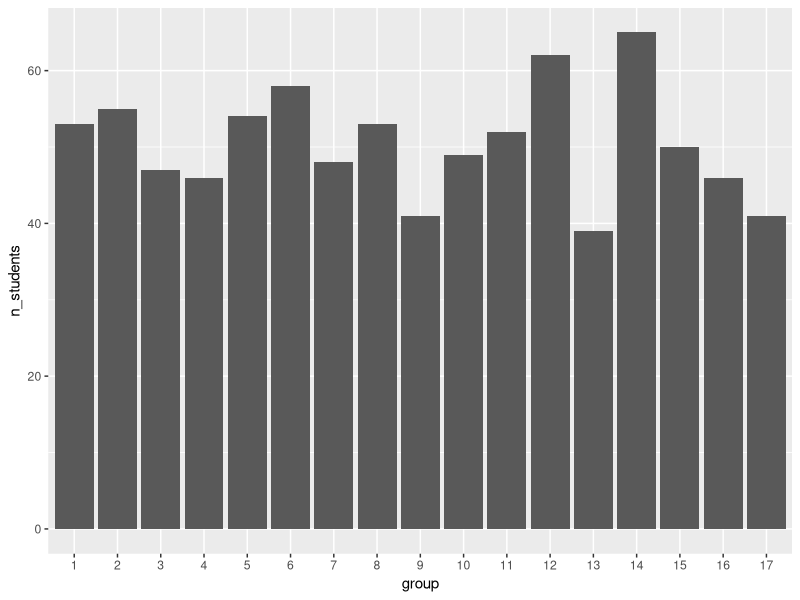
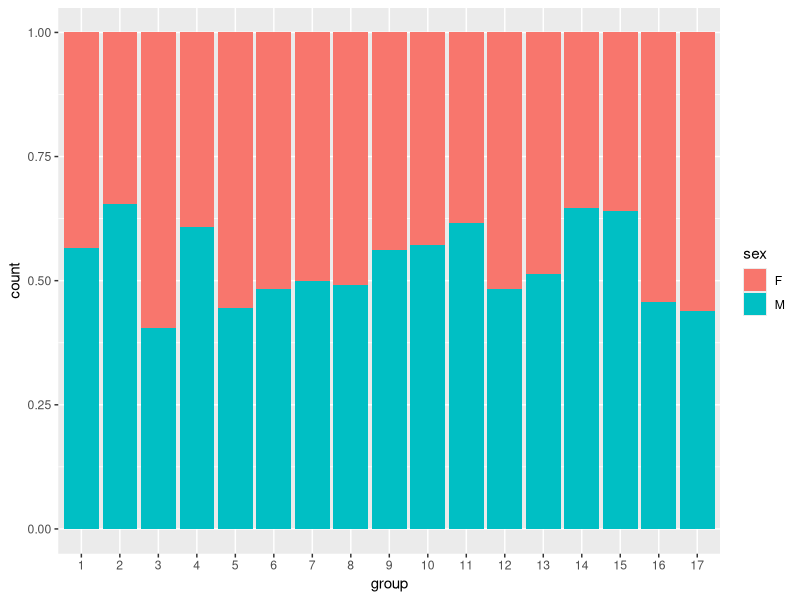
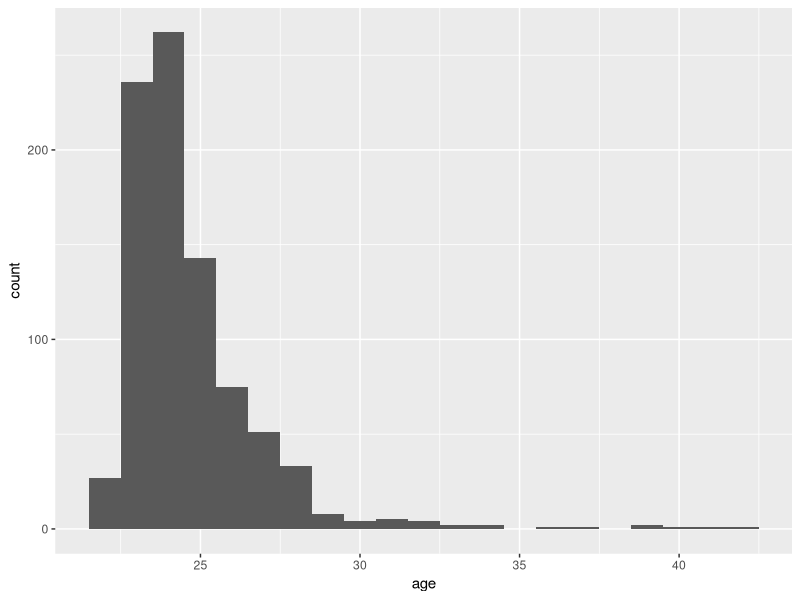
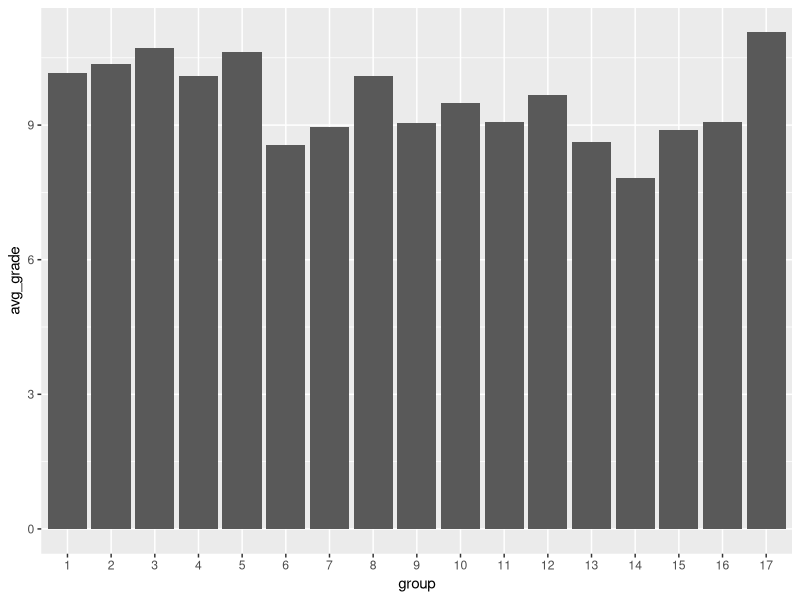
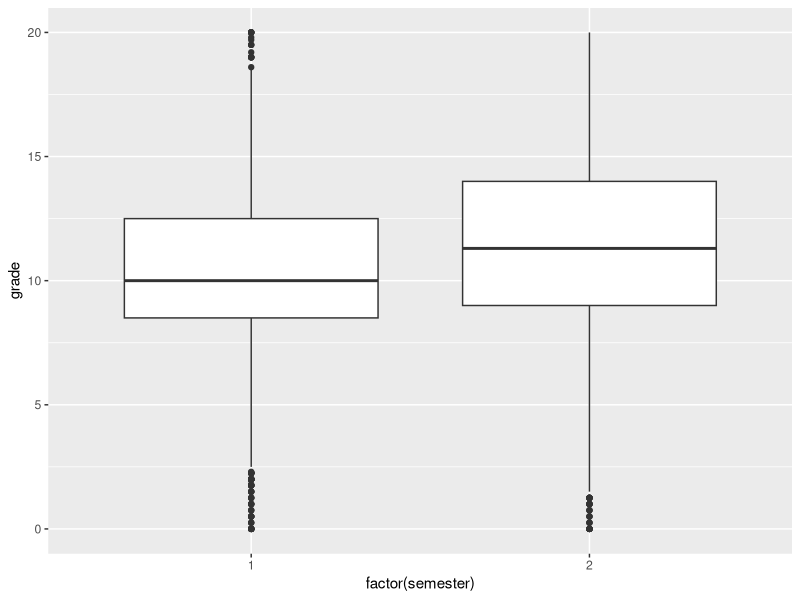
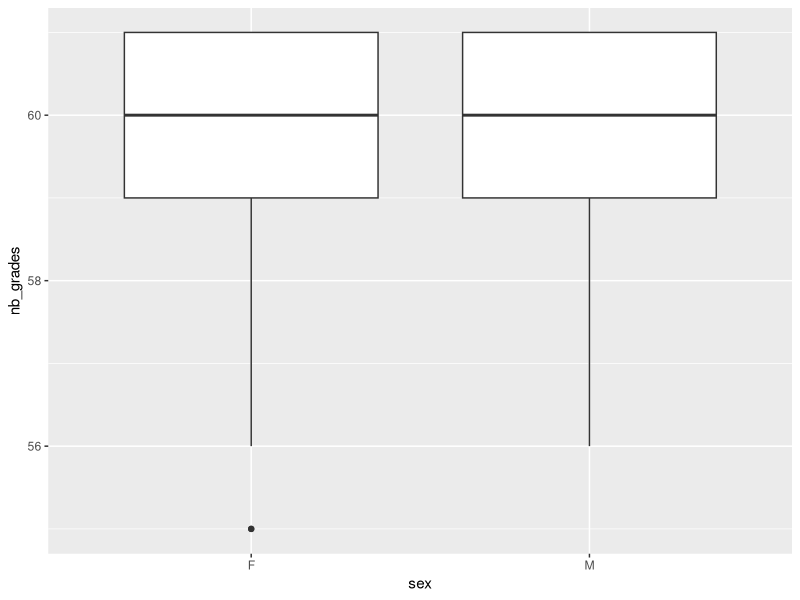
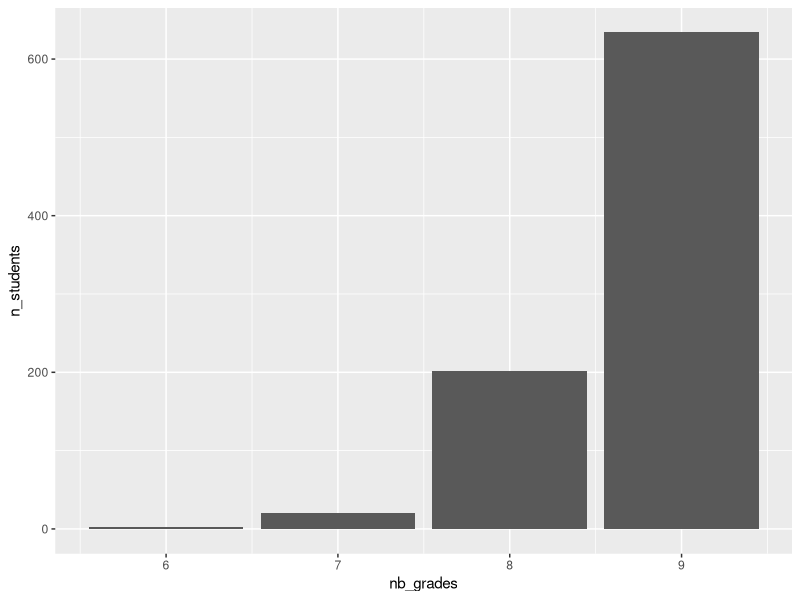
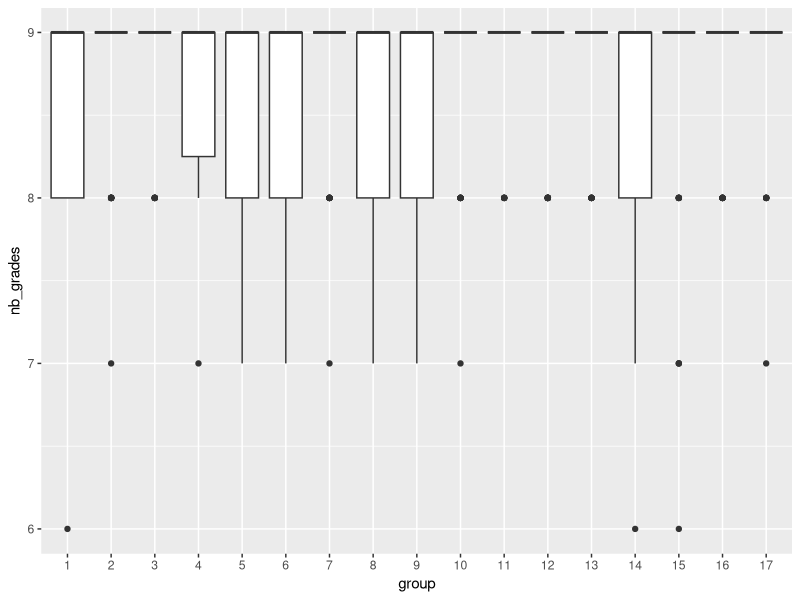

R code for these plots, in order:
## ---- chunk 1
library(readr)
library(dplyr)
library(knitr)
library(ggplot2)
library(lubridate)
library(tidyr)

## ---- chunk 2
courses <- read_csv("courses.csv")
## ---- chunk 3
courses %>%
  rename(
    "identifiant" = course_id,
    "semester" = semester,
    "number of exams" = nb_grades
  ) %>%
  arrange(`course`) %>%
  kable()
## ---- chunk 4
students <- read_csv("students.csv") %>%
  mutate(
    id = as.integer(id),
    group = factor(group),
    birth_date = as.Date(birth_date),
    sex = factor(sex)
  )

class(students$birth_date)
class(students$sex)

## ---- chunk 5
grades <- read_delim("grades.csv",
  delim = "|",
na = "_",
)

## ---- chunk 6
students %>%
  group_by(group) %>%
  summarise(n_students = n()) %>%
  ggplot(aes(x = group, y = n_students)) +
  geom_col()
## ---- chunk 7
students %>%
  ggplot(aes(x = group, fill = sex)) +
  geom_bar(position = "fill")
## ---- chunk 8
students <- students %>% 
  mutate(
    age = round(time_length(today() - birth_date, unit = "year"))
  )
## ---- chunk 9
students %>%
  ggplot(aes(x = age)) +
  geom_histogram(binwidth = 1)
## ---- chunk 10
age_group <- students %>%
  group_by(group) %>%
  summarise(median_age = median(age))

kable(age_group)
## ---- chunk 11
oldest <- students %>%
  group_by(group) %>%
  filter(age == max(age)) %>%   # garder seulement le(s) plus âgé(s) du groupe
  select(id, sex, age, group) %>%
  arrange(desc(age))

kable(oldest)
## ---- chunk 12
earth <- grades %>%
  filter(course_id == 9) %>%
  left_join(students %>% select(id, group), by = "id")

earth_group_avg <- earth %>%
  group_by(group) %>%
  summarise(avg_grade = mean(grade, na.rm = TRUE))

earth_group_avg %>%
  ggplot(aes(x = group, y = avg_grade)) +
  geom_col()
## ---- chunk 13
#add semesters to the table
grades_sem <- grades %>%
  left_join(courses %>% select(course_id, semester),
            by = "course_id")
#not sure if we needed to do it for the earth course only or for the all the courses. 
grades_sem %>%
  ggplot(aes(x = factor(semester), y = grade)) +
  geom_boxplot()
## ---- chunk 14
nb_grades_student <- grades %>%
  group_by(id) %>%                     
  summarise(nb_grades = n()) %>%
  left_join(students %>% select(id, sex), 
            by = "id") 

nb_grades_student %>%
  slice_head(n = 5) %>%
  knitr::kable()
## ---- chunk 15
nb_grades_student %>%
  ggplot(aes(x = sex, y = nb_grades)) +
  geom_boxplot()
## ---- chunk 16
herbal <- grades %>%
  filter(course_id == 2)


herbal_nb <- herbal %>%
  group_by(id) %>%
  summarise(nb_grades = sum(!is.na(grade)))

herbal_nb <- herbal_nb %>%
  left_join(students %>% select(id, group, sex),
            by = "id")

herbal_nb %>%
  slice_head(n = 5) %>%
  knitr::kable()
## ---- chunk 17
herbal_dist <- herbal_nb %>%
  group_by(nb_grades) %>%
  summarise(n_students = n())

herbal_dist %>%
  ggplot(aes(x = nb_grades, y = n_students)) +
  geom_col()
## ---- chunk 18
herbal_nb %>%
  ggplot(aes(x = group, y = nb_grades)) +
  geom_boxplot()
## ---- chunk 19
herbal_nb %>%
  ggplot(aes(x = group, y = nb_grades, fill = sex)) +
  geom_boxplot()
## ---- chunk 20
avg_per_course <- grades %>%
  group_by(id, course_id) %>%
  summarise(avg_grade = mean(grade, na.rm = TRUE))

avg_per_course <- avg_per_course %>%
  left_join(students %>% select(id, group), by = "id")


avg_per_course <- avg_per_course %>%
  left_join(courses %>% select(course_id, `course`),
            by = c("course_id" = "course_id"))

wide_average <- avg_per_course %>%
  mutate(avg_grade = round(avg_grade, 2)) %>%   # <-- arrondi ici
  select(id, group, `course`, avg_grade) %>%
  pivot_wider(
    names_from = `course`,
    values_from = avg_grade
  )


wide_average %>%
  select(id, group,
         `Animal Lore and Totemism`,
         `Astronomy and Celestial Navigation`) %>%
  slice_head(n = 5) %>%
  knitr::kable()
## ---- chunk 21
wide_average %>%
  ggplot(aes(x = `Storytelling and Oral Tradition`,
             y = `Tribal Law and Customs`)) +
  geom_point()
## ---- chunk 22
correlation <- wide_average %>%
  group_by(group) %>%
  summarise(correlation = cor(`Hunting and Gathering Skills`,
                              `Herbalism and Traditional Medicine`))
## ---- chunk 23
max_corr <- correlation %>%
  filter(abs(correlation) == max(abs(correlation))) %>%
  select(group)
max_corr<- max_corr$group

student_max_corr <- wide_average %>%
  filter(group == max_corr)

student_max_corr %>%
  ggplot(aes(x = `Herbalism and Traditional Medicine`,
             y = `Hunting and Gathering Skills`)) +
  geom_point()
## ---- chunk 24
avg_course_student <- grades %>%
  group_by(id, course_id) %>%
  summarise(avg_grade = mean(grade, na.rm = TRUE))

final <- avg_course_student %>%
  group_by(id) %>%
  summarise(final_grade = mean(avg_grade, na.rm = TRUE))

final <- final %>%
  left_join(students %>% select(id, group, sex), by = "id")

final <- final %>%
  arrange(desc(final_grade))

final %>%
  slice_head(n = 5) %>%
  knitr::kable()
## ---- chunk 25
final %>%
  ggplot(aes(x = group, y = final_grade)) +
  geom_boxplot()
## ---- chunk 26
final %>%
  ggplot(aes(x = group, y = final_grade, fill = sex)) +
  geom_boxplot()
## ---- chunk 27
#add the column for the courses with 2 semesters 
avg_course_student <- avg_course_student %>%
  mutate(semester = ifelse(course_id <= 6, 1, 2))

pass <- avg_course_student %>%
  group_by(id) %>%
  summarise(
    min_course = min(avg_grade),
    sem1 = mean(avg_grade[semester == 1]),
    sem2 = mean(avg_grade[semester == 2])
  ) %>%
  mutate(
    pass = (min_course >= 5) & (sem1 >= 10) & (sem2 >= 10)
  )

pass <- pass %>%
  left_join(final %>% select(id, group, sex, final_grade), by = "id") %>%
  select(id, group, final_grade, pass)

pass %>%
  slice_head(n = 5) %>%
  knitr::kable()
## ---- chunk 28
pass %>%
  filter(pass == FALSE & final_grade >= 10) %>%
  summarise(n = n()) %>%
  kable()
## ---- chunk 29
pass_rate <- pass %>%
  group_by(group) %>%
  summarise(pass_rate = mean(pass == TRUE))

pass_rate %>%
  ggplot(aes(x = group, y = pass_rate)) +
  geom_col()
## ---- chunk 30
fail <- avg_course_student %>%
  filter(avg_grade < 5) %>%
  group_by(course_id) %>%
  summarise(nb_fail = n()) %>%       
  arrange(desc(nb_fail)) 

fail %>%
  slice_head(n = 1) %>%
  kable()
## ---- chunk 31
age_success <- pass %>%
  left_join(students %>%
              select(id, age), by = "id") %>%
  group_by(age) %>%
  summarise(success_rate = mean(pass == TRUE))

age_success %>%
  ggplot(aes(x = age, y = success_rate)) +
  geom_col()
